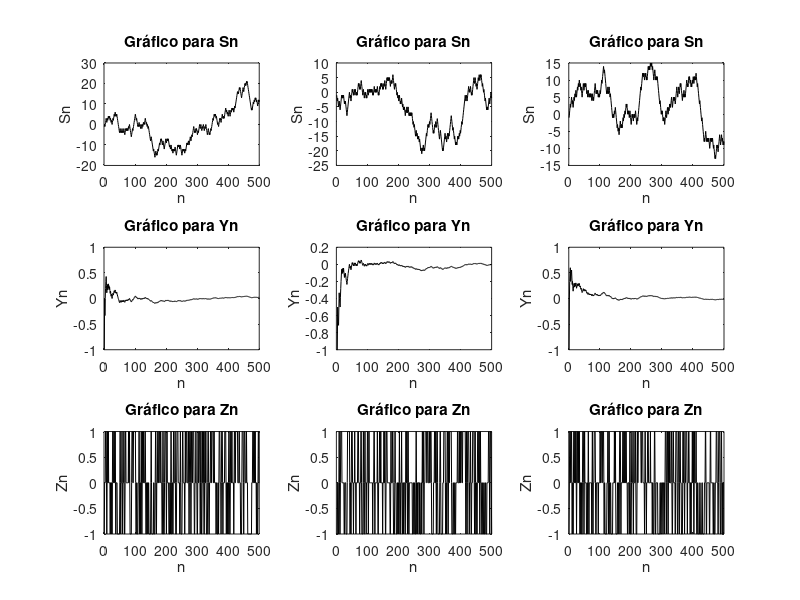

Source code (MATLAB):
function simulador()
   % Gera os dados X_i
   for i = 1:3
      N{i} = [];
      X{i} = [];
      for j = 1:500
         r = rand;
         if r > 0.5
            X{i} = [X{i} -1];
         else 
            X{i} = [X{i} 1];
         endif
         N{i} = [N{i} j];
      endfor
   endfor
   
   % Calcula os S_i
   for i = 1:3
      soma = 0;
      S{i} = [];
      for j = 1:500
         soma = soma + X{i}(j);
         S{i} = [S{i} soma];
      endfor
   endfor
   
   % Calcula os Y_i
   for i = 1:3
      Y{i} = [];
      for j = 1:500
         Y{i} = [Y{i} S{i}(j)/j];
      endfor
   endfor
   
   % Calcula os Y_i
   for i = 1:3
      Z{i} = [X{i}(1)];
      for j = 2:500
      somaParcial = X{i}(j-1) + X{i}(j);
         Z{i} = [Z{i} somaParcial/2];
      endfor
   endfor
   
   % Imprime os gráficos
   figure
   for i = 1:3
      subplot(3,3,i)      
      plot(N{i}, S{i}, 'k');
      xlabel("n");
      ylabel("Sn");
      title('Gráfico para Sn')
   endfor
  
   for i = 1:3
      subplot(3,3,i+3)      
      plot(N{i}, Y{i}, 'k');
      xlabel("n");
      ylabel("Yn");
      title('Gráfico para Yn')
   endfor 
   
   for i = 1:3
      subplot(3,3,i+6)      
      plot(N{i}, Z{i}, 'k');
      xlabel("n");
      ylabel("Zn");
      title('Gráfico para Zn')
   endfor 
   
endfunction